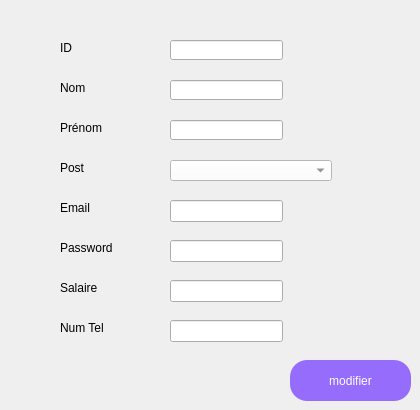
      <widget class="QWidget" name="tab_11">
       <attribute name="title">
        <string>modifier</string>
       </attribute>
       <widget class="QPushButton" name="pb_modifier_2">
        <property name="geometry">
         <rect>
          <x>290</x>
          <y>360</y>
          <width>121</width>
          <height>41</height>
         </rect>
        </property>
        <property name="font">
         <font>
          <family>MS Shell Dlg 2</family>
          <pointsize>9</pointsize>
          <weight>9</weight>
          <italic>false</italic>
          <bold>false</bold>
         </font>
        </property>
        <property name="mouseTracking">
         <bool>false</bool>
        </property>
        <property name="styleSheet">
         <string notr="true">QPushButton {
	background-color: rgba(126, 75, 255,80%);  color: white;
  padding: 10px 12px;
border-radius:17px;
font: 75 9pt &quot;MS Shell Dlg 2&quot;;
}
QPushButton::selected {
    color: white;
   background-color:#FF7244;

}
QPushButton::hover {
  background: #FF7244;
 }
</string>
        </property>
        <property name="text">
         <string>modifier</string>
        </property>
       </widget>
       <widget class="QLineEdit" name="le_prenom_e1">
        <property name="geometry">
         <rect>
          <x>170</x>
          <y>120</y>
          <width>113</width>
          <height>20</height>
         </rect>
        </property>
        <property name="styleSheet">
         <string notr="true"/>
        </property>
       </widget>
       <widget class="QLabel" name="label_47">
        <property name="geometry">
         <rect>
          <x>60</x>
          <y>40</y>
          <width>47</width>
          <height>16</height>
         </rect>
        </property>
        <property name="styleSheet">
         <string notr="true"/>
        </property>
        <property name="text">
         <string>ID</string>
        </property>
       </widget>
       <widget class="QLabel" name="label_48">
        <property name="geometry">
         <rect>
          <x>60</x>
          <y>80</y>
          <width>47</width>
          <height>16</height>
         </rect>
        </property>
        <property name="styleSheet">
         <string notr="true"/>
        </property>
        <property name="text">
         <string>Nom</string>
        </property>
       </widget>
       <widget class="QLabel" name="label_49">
        <property name="geometry">
         <rect>
          <x>60</x>
          <y>120</y>
          <width>71</width>
          <height>16</height>
         </rect>
        </property>
        <property name="styleSheet">
         <string notr="true"/>
        </property>
        <property name="text">
         <string>Prénom</string>
        </property>
       </widget>
       <widget class="QLineEdit" name="le_nom_e1">
        <property name="geometry">
         <rect>
          <x>170</x>
          <y>80</y>
          <width>113</width>
          <height>20</height>
         </rect>
        </property>
        <property name="styleSheet">
         <string notr="true"/>
        </property>
       </widget>
       <widget class="QLabel" name="label_50">
        <property name="geometry">
         <rect>
          <x>60</x>
          <y>160</y>
          <width>47</width>
          <height>16</height>
         </rect>
        </property>
        <property name="styleSheet">
         <string notr="true"/>
        </property>
        <property name="text">
         <string>Post</string>
        </property>
       </widget>
       <widget class="QComboBox" name="le_post_e1">
        <property name="geometry">
         <rect>
          <x>170</x>
          <y>160</y>
          <width>162</width>
          <height>21</height>
         </rect>
        </property>
        <property name="styleSheet">
         <string notr="true">background-color:white;
color:#585856;</string>
        </property>
       </widget>
       <widget class="QLineEdit" name="le_id_e1">
        <property name="geometry">
         <rect>
          <x>170</x>
          <y>40</y>
          <width>113</width>
          <height>20</height>
         </rect>
        </property>
        <property name="styleSheet">
         <string notr="true"/>
        </property>
       </widget>
       <widget class="QLineEdit" name="le_email_e1">
        <property name="geometry">
         <rect>
          <x>170</x>
          <y>200</y>
          <width>113</width>
          <height>22</height>
         </rect>
        </property>
       </widget>
       <widget class="QLabel" name="label_51">
        <property name="geometry">
         <rect>
          <x>60</x>
          <y>280</y>
          <width>71</width>
          <height>16</height>
         </rect>
        </property>
        <property name="styleSheet">
         <string notr="true"/>
        </property>
        <property name="text">
         <string>Salaire</string>
        </property>
       </widget>
       <widget class="QLabel" name="label_53">
        <property name="geometry">
         <rect>
          <x>60</x>
          <y>240</y>
          <width>91</width>
          <height>16</height>
         </rect>
        </property>
        <property name="text">
         <string>Password</string>
        </property>
       </widget>
       <widget class="QLabel" name="label_54">
        <property name="geometry">
         <rect>
          <x>60</x>
          <y>320</y>
          <width>91</width>
          <height>16</height>
         </rect>
        </property>
        <property name="text">
         <string>Num Tel</string>
        </property>
       </widget>
       <widget class="QLineEdit" name="le_salaire_e1">
        <property name="geometry">
         <rect>
          <x>170</x>
          <y>280</y>
          <width>113</width>
          <height>22</height>
         </rect>
        </property>
       </widget>
       <widget class="QLabel" name="label_55">
        <property name="geometry">
         <rect>
          <x>60</x>
          <y>200</y>
          <width>56</width>
          <height>16</height>
         </rect>
        </property>
        <property name="text">
         <string>Email</string>
        </property>
       </widget>
       <widget class="QLineEdit" name="le_password_e1">
        <property name="geometry">
         <rect>
          <x>170</x>
          <y>240</y>
          <width>113</width>
          <height>22</height>
         </rect>
        </property>
       </widget>
       <widget class="QLineEdit" name="le_tel_e1">
        <property name="geometry">
         <rect>
          <x>170</x>
          <y>320</y>
          <width>113</width>
          <height>22</height>
         </rect>
        </property>
       </widget>
      </widget>
